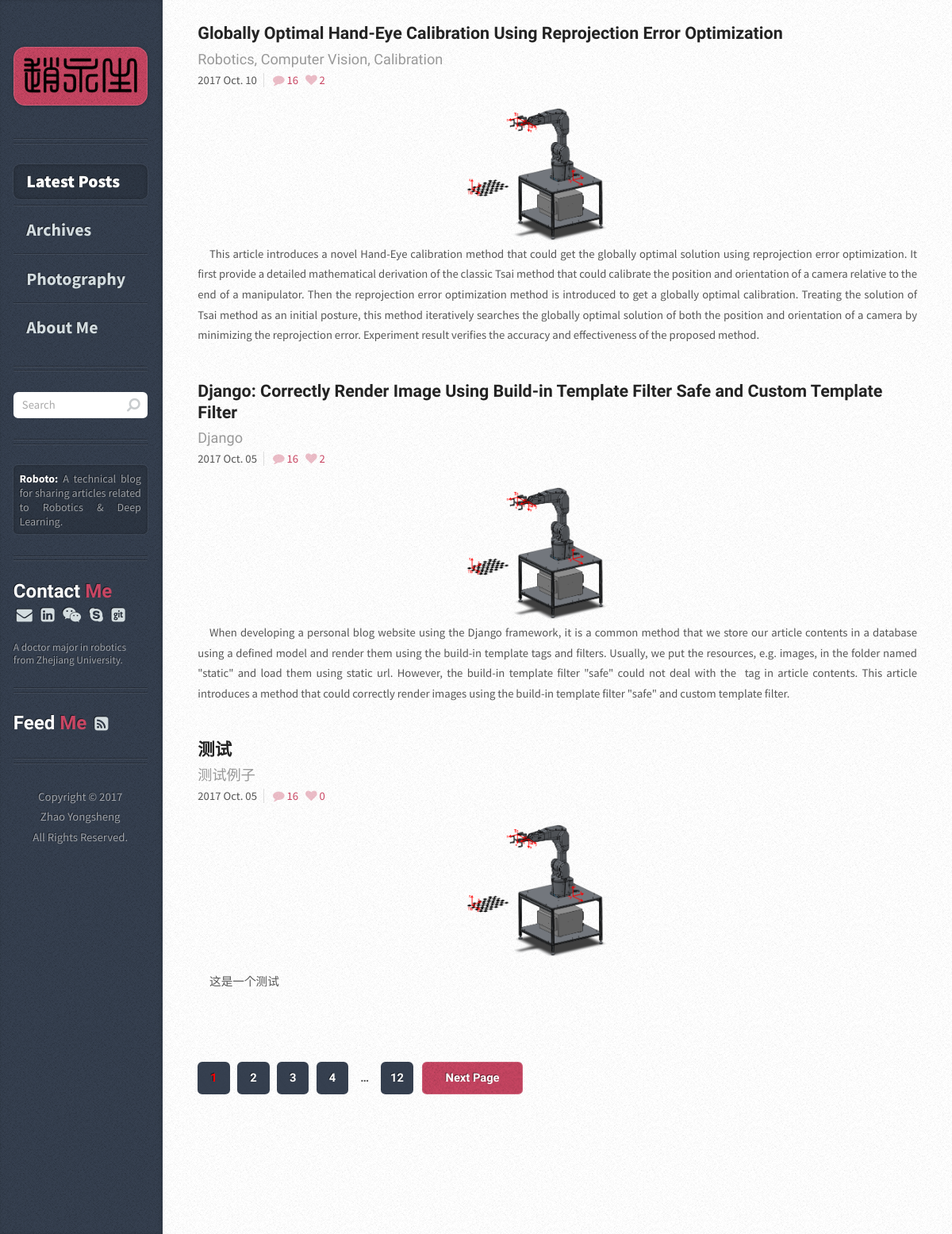
The page / on the database its author committed.
### article/models.py (models this page shows, shortened)
class Article(models.Model):
    title = models.CharField(max_length=100)  # 博客题目
    category = models.CharField(max_length=50, blank=True)  # 博客标签
    lovecount = models.IntegerField(default=0)  # 博客点赞数量
    date_time = models.DateTimeField(auto_now_add=True)  # 博客日期
    abstract = models.TextField(blank=True, null=True)  # 博客文章简介
    content = models.TextField(blank=True, null=True)  # 博客文章正文
    cover = models.CharField(max_length=75, blank=True)  # 博客封面
    views = models.PositiveIntegerField(default=0) # 博客阅读数量
    class Meta:  # 按时间下降排序
        ordering = ['-date_time']

### article/views.py (the view)
# urls.py: 2. Add a URL to urlpatterns:  url(r'^$', views.home, name='home')
def home(request):
        post_list = Article.objects.all()  # 获取全部的Article对象
        post_num = len(post_list)+30
        page_num = int(math.ceil(post_num/3.0))
        if page_num > 4:
            page_max = page_num     # 两种模式，一种小于等于4页；一种大于4页
        else:
            page_max = 0
        if post_num > 3:
            return render(request, 'index.html', {'post_list': post_list[0:3], 'page_num': range(1, page_num+1), 'page_max': page_max, 'currt_pg': 1})
        else:
            return render(request, 'index.html', {'post_list': post_list, 'page_num': range(1, page_num+1), 'page_max': page_max, 'currt_pg': 1})

### templates/index.html (shortened to what this page needs)
	{% extends "base.html" %}
{% load static %}
{% block content_post %}
{% for post in post_list%}
    <article class="box post post-excerpt">
      <header>
        <h2><a href="{% url "article" id=post.id %}">{{ post.title }}</a></h2>
        <p>{{ post.category }}</p>
      </header>
      <div class="info">
        <span class="date">
          <span class="year">{{post.date_time.year}}</span>
          {% if post.date_time.month == 1 %}
              <span class="month">Jan.</span>
          {% elif post.date_time.month == 2 %}
              <span class="month">Feb.</span>
          {% elif post.date_time.month == 3 %}
              <span class="month">Mar.</span>
          {% elif post.date_time.month == 4 %}
              <span class="month">Apr.</span>
          {% elif post.date_time.month == 5 %}
              <span class="month">May.</span>
          {% elif post.date_time.month == 6 %}
              <span class="month">Jun.</span>
          {% elif post.date_time.month == 7 %}
              <span class="month">Jul.</span>
          {% elif post.date_time.month == 8 %}
              <span class="month">Aug.</span>
          {% elif post.date_time.month == 9 %}
              <span class="month">Sep.</span>
          {% elif post.date_time.month == 10 %}
              <span class="month">Oct.</span>
          {% elif post.date_time.month == 11 %}
              <span class="month">Mov.</span>
          {% else %}
              <span class="month">Dec.</span>
          {% endif %}
          {% if post.date_time.day < 10 %}
              <span class="month">0{{post.date_time.day}}</span>
          {% else %}
              <span class="month">{{post.date_time.day}}</span>
          {% endif %}
        </span>
        <ul class="stats" style="padding:0em; margin:0em">
          <li><a href="#" class="icon fa-comment">16</a></li>
          <li><a href="javascript:void(0)" class="icon fa-heart" onclick="addLove({{post.id}})" id="a_love_{{post.id}}" >{{ post.lovecount }}</a></li>
        </ul>
      </div>
      <img class="imagecover" src="{% static post.cover %}" alt="" />
      <p>{{ post.abstract | safe }}</p>
    </article>
{% endfor %}
{% endblock %}
{% block content_pagination %}
    <div class="pagination">
      <div class="pages">
        {% if page_max == 0 %}
          {% for page in page_num %}
             {% if page == currt_pg %}
                <a href="{% url "index" pg=page %}" class="active" style="color:red">{{ page }}</a>
             {% else %}
                <a href="{% url "index" pg=page %}" class="active">{{ page }}</a>
             {% endif %}
          {% endfor %}
        {% else %}
          {% if page_max > currt_pg|add:"+3" %}
            <a href="{% url "index" pg=currt_pg %}" class="active" style="color:red">{{ currt_pg }}</a>
            <a href="{% url "index" pg=currt_pg|add:"+1" %}" class="active">{{ currt_pg|add:"+1" }}</a>
            <a href="{% url "index" pg=currt_pg|add:"+2" %}" class="active">{{ currt_pg|add:"+2" }}</a>
            <a href="{% url "index" pg=currt_pg|add:"+3" %}" class="active">{{ currt_pg|add:"+3" }}</a>
            <span>&hellip;</span>
            <a href="{% url "index" pg=page_max %}" class="active">{{ page_max }}</a>
          {% endif %}
        {% endif %}
      </div>
      <a href="{% url "index" pg=currt_pg|add:"+1" %}" class="button next">Next Page</a>
    </div>
{% endblock %}
{% block content_nav %}
<li class="current"><a href="{% url "home" %}">Latest Posts</a></li>
<li><a href="{% url "archives" %}">Archives</a></li>
<li><a href="{% url "photography" %}">Photography</a></li>
<li><a href="{% url "about_me" %}">About Me</a></li>
{% endblock%}

### templates/base.html (shortened to what this page needs)
<!DOCTYPE HTML>
<html>
  {% load static %}
	<head>
    <link rel="stylesheet" href="{% static "assets/css/main.css" %}" type="text/css" charset="utf-8"/>
	</head>
	<body>
			<div id="content">
				<div class="inner">
          {% block content_post %}
          {% endblock %}
          {% block content_pagination%}
          {% endblock %}
				</div>
			</div>
			<div id="sidebar">
        <h1 id="logo"><a href="{% url "home" %}"><img src="{% static "images/logo.PNG" %}" alt="" width="155"/></a></h1>
					<nav id="nav">
						<ul>
              {% block content_nav %}
              {% endblock %}
						</ul>
					</nav>
					<section class="box search">
						<form method="post" action="#">
							<input type="text" class="text" name="search" placeholder="Search" />
						</form>
					</section>
					<section class="box text-style1">
						<div class="inner">
							<p>
								<strong>Roboto:</strong> A technical blog for sharing articles related to Robotics & Deep Learning.
							</p>
						</div>
					</section>
					<section class="box recent-posts">
						<header>
              <h2 style="font-size: 24px; margin-bottom: 4px;">Contact <a style="color: #c94663">Me</a></h2>
              <a href="mailto:yongsheng.zhao.csc@gmail.com" class="icon fa-envelope" style="margin: 2px 4px; font-size: 20px"></a>
              <a href="https://www.linkedin.com/in/yongshengzhao" class="icon fa-linkedin-square" style="margin: 2px 4px; font-size: 20px"></a>
              <a href="weixin://contacts/profile/swardman" class="icon fa-wechat" style="margin: 2px 4px; font-size: 20px"></a>
              <a href="skype:swardman@126.com?add" class="icon fa-skype" style="margin: 2px 4px; font-size: 20px"></a>
              <a href="https://github.com/YoungsonZhao" class="icon fa-git-square" style="margin: 2px 4px; font-size: 20px"></a>
						</header>
						<ul>
							<li>A doctor major in robotics from Zhejiang University.</li>
						</ul>
					</section>
					<section class="box recent-posts">
						<header>
              <h2 style="font-size: 24px; margin-bottom: 4px;">
                Feed <a style="color: #c94663">Me</a><a href="#" class="icon fa-rss-square" style="margin: 2px 10px; font-size: 20px"></a>
              </h2>
						</header>
					</section>
					<ul id="copyright">
						<li>Copyright &copy; 2017</li>
            <li>Zhao Yongsheng</li>
            <li>All Rights Reserved.</li>
					</ul>
			</div>
	</body>
</html>

### rows shown on the page
Article: title "Globally Optimal Hand-Eye Calibration Using Reprojection Error Optimization", category "Robotics, Computer Vision, Calibration", date_time.year "2017", shows "Oct.", date_time.day "10", lovecount "2", cover (picture), abstract "This article introduces a novel Hand-Eye calibration method that could get the globally optimal solution using reprojection error optimization. It first provide a detailed mathematical derivation of the classic Tsai method that could calibrate the position and orientation of a camera relative to the end of a manipulator. Then the reprojection error optimization method is introduced to get a globally optimal calibration. Treating the solution of Tsai method as an initial posture, this method iteratively searches the globally optimal solution of both the position and orientation of a camera by minimizing the reprojection error. Experiment result verifies the accuracy and effectiveness of the…"
Article: title "Django: Correctly Render Image Using Build-in Template Filter Safe and Custom Template Filter", category "Django", date_time.year "2017", shows "Oct.", date_time.day "5", lovecount "2", cover (picture), abstract "When developing a personal blog website using the Django framework, it is a common method that we store our article contents in a database using a defined model and render them using the build-in template tags and filters. Usually, we put the resources, e.g. images, in the folder named \"static\" and load them using static url. However, the build-in template filter \"safe\" could not deal with the tag in article contents. This article introduces a method that could correctly render images using the build-in template filter \"safe\" and custom template filter."
Article: title "测试", category "测试例子", date_time.year "2017", shows "Oct.", date_time.day "5", lovecount "0", cover (picture), abstract "这是一个测试"

### other values the page prints
{{ currt_pg }} "1"
{{ currt_pg|add:"+1" }} "2"
{{ currt_pg|add:"+2" }} "3"
{{ currt_pg|add:"+3" }} "4"
{{ page_max }} "12"
